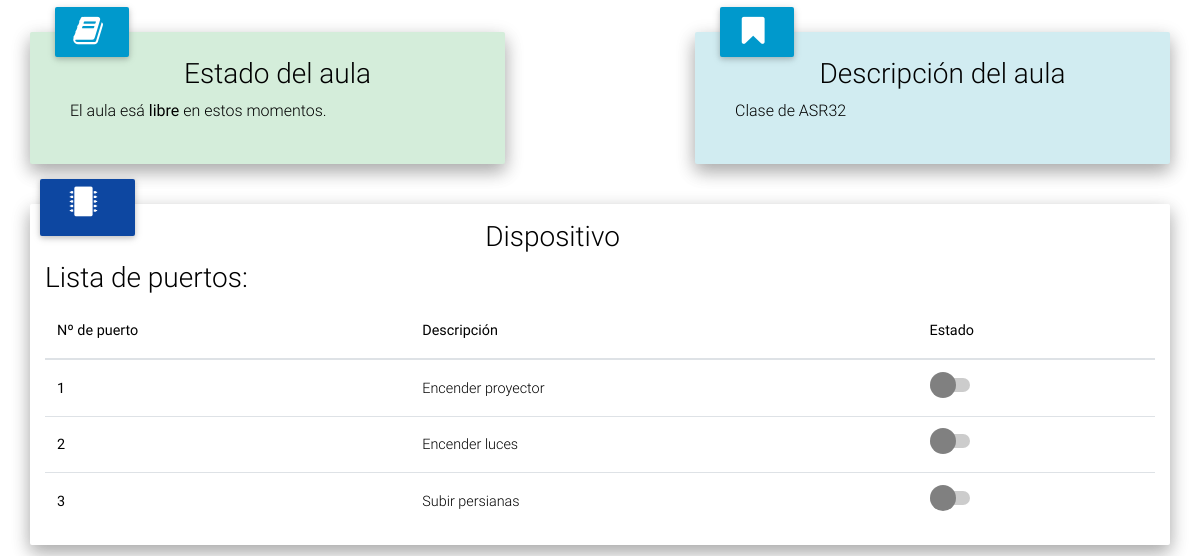
Screenshot of /catalog/zona/10.14.0.109/ with the database file from the repository.
### catalog/models.py (models this page shows, shortened)
class Zona(models.Model):
    num_zona = models.IntegerField(
        unique=True,
        null=True,
        blank=True,
        help_text="Numero de aula (identificador)."
    )
    ip = models.CharField(
        primary_key=True,
        max_length=25,
        help_text="Ip del dispositivo asociado a esta aula"
    )
    modelo = models.CharField(
        max_length=25,
        help_text="Introduce el modelo del arduino (p. ej. Uno, Mega, etc.)"
    )
    tipo = models.CharField(
        max_length=25,
        blank=True,
        null=True,
        help_text="Tipo de aula (p. ej. Clase, C.P.D...)"
    )
    descripcion = models.TextField(
        max_length=1000,
        help_text="Introduce una descripción de la zona."
    )
    dentro = models.BooleanField(
        default=False,
        help_text="La zona se encuentra ocupada o no."
    )
    class Meta:
        ordering = ["num_zona", "ip"]
        unique_together = (
            "ip", "num_zona"
        )

class Puerto(models.Model):
    ip = models.ForeignKey(
        Zona,
        on_delete=models.CASCADE,
        help_text="Ip de la zona"
    )
    num_puerto = models.IntegerField(
        help_text="Número de puerto del arduino"
    )
    descripcion = models.CharField(
        max_length=35,
        help_text="Acción que realiza dicho puerto"
    )
    class Meta:
        ordering = ["ip", "num_puerto"]
        unique_together = (
            "ip", "num_puerto"
        )

### catalog/views.py (the view, shortened to what this page needs)
# urls.py: path('zona/<pk>/', views.ZonaDetailView.as_view(), name='zona-detail'),
class ZonaDetailView(generic.DetailView):
    model = Zona

### catalog/templates/catalog/zona_detail.html (shortened to what this page needs)
{% extends "base_generic.html" %}
{% block content %}
<div class="row justify-content-between">
    <div class="col-sm-12 col-md-5 z-depth-2 alert-{% if aula.dentro %}danger{% else %}success{% endif %} seccion">
    <div class="col-3 col-md-2 iconSection z-depth-1 info-color-dark text-center">
        <i class="fa fa-book fa-2x white-text" aria-hidden="true"></i>
    </div>
    <div class="col-12 float-right text-center tituloEstadoAula">
        <h3 class="black-text">Estado del aula</h3>
    </div>
    <div class="col-sm-12 tituloEstadoAula">
        <p class="black-text">
            {% if zona.dentro %}
            El aula está <strong> ocupada </strong> en estos momentos.
            {% else %}
            El aula esá <strong>libre</strong> en estos momentos.
            {% endif %}
        </p>
    </div>
    </div>
    <div class="col-sm-12 col-md-5 z-depth-2 alert-info seccion">
        <div class="col-3 col-md-2 iconSection z-depth-1 info-color-dark text-center">
            <i class="fa fa-bookmark fa-2x white-text"></i>
        </div>
        <div class="col-12 float-right text-center tituloEstadoAula">
            <h3 class="black-text">Descripción del aula</h3>
        </div>
        <div class="col-sm-12 tituloEstadoAula">
            <p class="black-text">
                {{ zona.descripcion }}
            </p>
        </div>
    </div>
</div>
<div class="row z-depth-2 seccion">
    <div class="col-2 col-md-1 iconSection z-depth-1 primary-color-dark text-center">
        <i class="fa fa-microchip fa-2x white-text" aria-hidden="true"></i>
    </div>
    <div class="col-9 col-md-9 text-center">
        <h3 class="black-text mt-3">Dispositivo</h3>
    </div>
    <div class="col-sm-12">
        <h3 class="black-text">Lista de puertos:</h3>
    </div>
    <div class="col-sm-12">
        <div class="table-responsive">
            <table class="table black-text">
                <thead>
                    <tr>
                        <th scope="col-3">Nº de puerto</th>
                        <th scope="col-6">Descripción</th>
                        <th scope="col-3">Estado</th>
                    </tr>
                </thead>
                <tbody>
                        {% for puerto in zona.puerto_set.all %}
                        <tr>
                            <th scope="row" >{{ puerto.num_puerto }}</th>
                            <td>{{ puerto.descripcion }}</td>
                            <td>
                                <label class='switch'>
                                    <span class='{% if puerto.encendido  %} slider1 {% else %} slider0 {%endif %} round parajs'></span>
                                </label>
                            </td>
                        </tr>
                        {% endfor %}
                </tbody>
            </table>
        </div>
    </div>
</div>
{% endblock %}

### catalog/static/css/styleUsers.css (style rules this page uses)
.seccion { margin-bottom: 40px; border-radius: 2px; }
.iconSection { padding: 8px; padding-right: 16px !important; padding-left: 8px; position: relative; top: -25px; left: 10px; border-radius: 2px; }
.switch { position: relative; display: inline-block; width: 40px; height: 14px; }
.slider0 { position: absolute; cursor: pointer; top: 0; left: 0; right: 0; bottom: 0; background-color: #ccc; -webkit-transition: .4s; transition: .4s; }
.slider0:before { position: absolute; content: ""; height: 26px; width: 26px; left: 0px; bottom: -6px; background-color: grey; -webkit-transition: .4s; transition: .4s; }
.slider0.round { border-radius: 34px; }
.slider0.round:before { border-radius: 50%; }
.tituloEstadoAula { position: relative !important; top: -25px; left: 10px; }

### rows the page displays
Zona: descripcion "Clase de ASR32"
Puerto: num_puerto "1", descripcion "Encender proyector"
Puerto: num_puerto "2", descripcion "Encender luces"
Puerto: num_puerto "3", descripcion "Subir persianas"
